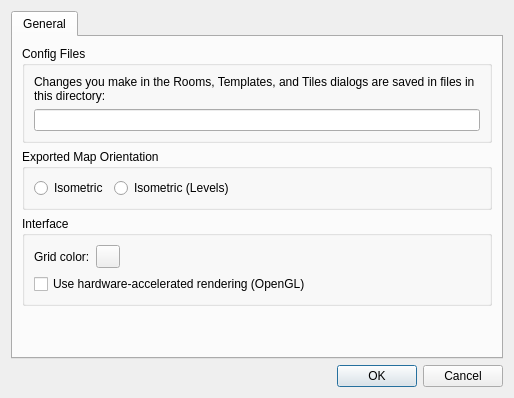
<?xml version="1.0" encoding="UTF-8"?>
<ui version="4.0">
 <class>BuildingPreferencesDialog</class>
 <widget class="QDialog" name="BuildingPreferencesDialog">
  <property name="geometry">
   <rect>
    <x>0</x>
    <y>0</y>
    <width>514</width>
    <height>398</height>
   </rect>
  </property>
  <property name="windowTitle">
   <string>Preferences</string>
  </property>
  <layout class="QVBoxLayout" name="verticalLayout_2">
   <item>
    <widget class="QTabWidget" name="tabWidget">
     <property name="currentIndex">
      <number>0</number>
     </property>
     <widget class="QWidget" name="tab">
      <attribute name="title">
       <string>General</string>
      </attribute>
      <layout class="QVBoxLayout" name="verticalLayout">
       <item>
        <widget class="QGroupBox" name="groupBox_2">
         <property name="title">
          <string>Config Files</string>
         </property>
         <layout class="QVBoxLayout" name="verticalLayout_4">
          <item>
           <widget class="QLabel" name="label_3">
            <property name="text">
             <string>Changes you make in the Rooms, Templates, and Tiles dialogs are saved in files in this directory:</string>
            </property>
            <property name="wordWrap">
             <bool>true</bool>
            </property>
           </widget>
          </item>
          <item>
           <widget class="QLineEdit" name="configDirEdit">
            <property name="readOnly">
             <bool>true</bool>
            </property>
           </widget>
          </item>
         </layout>
        </widget>
       </item>
       <item>
        <widget class="QGroupBox" name="groupBox_3">
         <property name="title">
          <string>Exported Map Orientation</string>
         </property>
         <layout class="QHBoxLayout" name="horizontalLayout_2">
          <item>
           <widget class="QRadioButton" name="isometric">
            <property name="text">
             <string>Isometric</string>
            </property>
           </widget>
          </item>
          <item>
           <widget class="QRadioButton" name="levelIsometric">
            <property name="text">
             <string>Isometric (Levels)</string>
            </property>
           </widget>
          </item>
          <item>
           <spacer name="horizontalSpacer">
            <property name="orientation">
             <enum>Qt::Horizontal</enum>
            </property>
            <property name="sizeHint" stdset="0">
             <size>
              <width>40</width>
              <height>20</height>
             </size>
            </property>
           </spacer>
          </item>
         </layout>
        </widget>
       </item>
       <item>
        <widget class="QGroupBox" name="groupBox">
         <property name="title">
          <string>Interface</string>
         </property>
         <layout class="QGridLayout" name="gridLayout" columnstretch="0,0">
          <item row="0" column="0">
           <layout class="QHBoxLayout" name="horizontalLayout">
            <item>
             <widget class="QLabel" name="label_4">
              <property name="text">
               <string>Grid color:</string>
              </property>
             </widget>
            </item>
            <item>
             <widget class="Tiled::Internal::ColorButton" name="gridColor"/>
            </item>
            <item>
             <spacer name="horizontalSpacer_2">
              <property name="orientation">
               <enum>Qt::Horizontal</enum>
              </property>
              <property name="sizeHint" stdset="0">
               <size>
                <width>40</width>
                <height>20</height>
               </size>
              </property>
             </spacer>
            </item>
           </layout>
          </item>
          <item row="4" column="0">
           <widget class="QCheckBox" name="useOpenGL">
            <property name="text">
             <string>Use hardware-accelerated rendering (OpenGL)</string>
            </property>
           </widget>
          </item>
         </layout>
        </widget>
       </item>
       <item>
        <spacer name="verticalSpacer">
         <property name="orientation">
          <enum>Qt::Vertical</enum>
         </property>
         <property name="sizeHint" stdset="0">
          <size>
           <width>20</width>
           <height>40</height>
          </size>
         </property>
        </spacer>
       </item>
      </layout>
     </widget>
    </widget>
   </item>
   <item>
    <widget class="QDialogButtonBox" name="buttonBox">
     <property name="orientation">
      <enum>Qt::Horizontal</enum>
     </property>
     <property name="standardButtons">
      <set>QDialogButtonBox::Cancel|QDialogButtonBox::Ok</set>
     </property>
    </widget>
   </item>
  </layout>
 </widget>
 <customwidgets>
  <customwidget>
   <class>Tiled::Internal::ColorButton</class>
   <extends>QToolButton</extends>
   <header location="global">colorbutton.h</header>
  </customwidget>
 </customwidgets>
 <resources/>
 <connections>
  <connection>
   <sender>buttonBox</sender>
   <signal>accepted()</signal>
   <receiver>BuildingPreferencesDialog</receiver>
   <slot>accept()</slot>
   <hints>
    <hint type="sourcelabel">
     <x>248</x>
     <y>254</y>
    </hint>
    <hint type="destinationlabel">
     <x>157</x>
     <y>274</y>
    </hint>
   </hints>
  </connection>
  <connection>
   <sender>buttonBox</sender>
   <signal>rejected()</signal>
   <receiver>BuildingPreferencesDialog</receiver>
   <slot>reject()</slot>
   <hints>
    <hint type="sourcelabel">
     <x>316</x>
     <y>260</y>
    </hint>
    <hint type="destinationlabel">
     <x>286</x>
     <y>274</y>
    </hint>
   </hints>
  </connection>
 </connections>
</ui>
